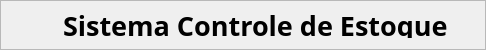
        <widget class="QFrame" name="frame_3">
         <property name="minimumSize">
          <size>
           <width>0</width>
           <height>50</height>
          </size>
         </property>
         <property name="maximumSize">
          <size>
           <width>16777215</width>
           <height>50</height>
          </size>
         </property>
         <property name="frameShape">
          <enum>QFrame::StyledPanel</enum>
         </property>
         <property name="frameShadow">
          <enum>QFrame::Raised</enum>
         </property>
         <layout class="QHBoxLayout" name="horizontalLayout_3">
          <item alignment="Qt::AlignLeft">
           <widget class="QPushButton" name="btn_menu">
            <property name="cursor">
             <cursorShape>PointingHandCursor</cursorShape>
            </property>
            <property name="styleSheet">
             <string notr="true">border:none;</string>
            </property>
            <property name="text">
             <string/>
            </property>
            <property name="icon">
             <iconset>
              <normaloff>icones/principal.png</normaloff>icones/principal.png</iconset>
            </property>
            <property name="iconSize">
             <size>
              <width>32</width>
              <height>32</height>
             </size>
            </property>
           </widget>
          </item>
          <item>
           <widget class="QLabel" name="label_3">
            <property name="text">
             <string/>
            </property>
           </widget>
          </item>
          <item>
           <widget class="QLabel" name="label">
            <property name="font">
             <font>
              <family>Arial Black</family>
              <pointsize>20</pointsize>
              <weight>75</weight>
              <bold>true</bold>
             </font>
            </property>
            <property name="text">
             <string>Sistema Controle de Estoque</string>
            </property>
           </widget>
          </item>
          <item>
           <widget class="QLabel" name="label_4">
            <property name="text">
             <string/>
            </property>
           </widget>
          </item>
          <item>
           <widget class="QLabel" name="label_5">
            <property name="text">
             <string/>
            </property>
           </widget>
          </item>
         </layout>
        </widget>
